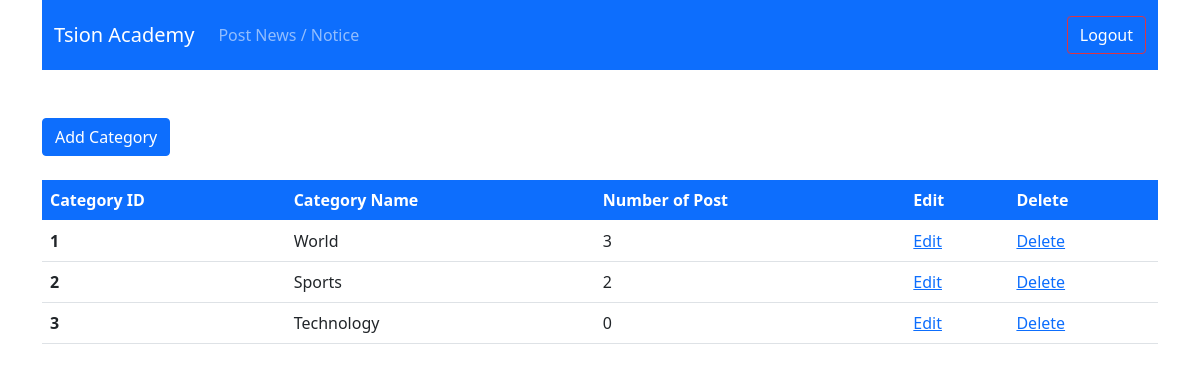
Screenshot of /category.php (signed in) with the database file from the repository.
### tables this page shows
CREATE TABLE `category` (
  `category_id` int(20) NOT NULL,
  `category_name` text NOT NULL,
  `number_of_post` int(11) NOT NULL
);

### category.php (the view, shortened to what this page needs)
<!DOCTYPE html>
<html lang="en">
<head>
    <link href="https://cdn.jsdelivr.net/npm/bootstrap@5.0.0-beta1/dist/css/bootstrap.min.css" rel="stylesheet">
</head>
<body class="container">
<nav class="navbar navbar-expand-lg navbar-dark bg-primary">
                    <div class="container">
                        <a class="navbar-brand text-white" href="#">Tsion Academy</a>
                        <div class="collapse navbar-collapse" id="navbarText">
                        <ul class="navbar-nav me-auto mb-2 mb-lg-0">
                            <li class="nav-item">
                            <a class="nav-link" aria-current="page" href="post.php">Post News / Notice</a>
                            </li>
                        </ul>
                        <span class="navbar-text text-white">
                            <a href="logout.php" class="btn btn-outline-danger">Logout</a>
                        </span>
                        </div>
                    </div>
                    </nav>
                    <br>
                    <br>
                    <a href="add_category.php" type="button" class="btn btn-primary">Add Category</a>
                    <br>
                    <br>
        <?php
        include "configure.php";
        $query = "SELECT * FROM category ORDER BY category_id ASC";
        $result = mysqli_query($connection,$query) or die("Failed");
        $count = mysqli_num_rows($result);
        if($count > 0){
    ?>
                    <div class="table-responsive">
                    <table class="table caption-top">
                    <thead class="bg-primary text-white">
                        <tr>
                        <th scope="col">Category ID</th>
                        <th scope="col">Category Name</th>
                        <th scope="col">Number of Post</th>
                        <th scope="col">Edit</th>
                        <th scope="col">Delete</th>
                        </tr>
                    </thead>
                    <tbody>
                    <?php
while($row = mysqli_fetch_assoc($result)){
?>
                    <tr>
                    <th scope="row"><?php echo $row['category_id'] ?></th>
                    <td><?php echo $row['category_name'] ?></td>
                    <td><?php echo $row['number_of_post'] ?></td>
                    <td><a href="edit_category.php?id=<?php echo $row['category_id'] ?>">Edit</a></td>
                    <td><a href="delete_category.php?id=<?php echo $row['category_id'] ?>">Delete</a></td>
                    </tr>
                    <?php } ?>
                    </tbody>
                    <?php } ?>
                    </table>
</body>
</html>

### rows the page displays
category: category_id "1", category_name "World", number_of_post "3"
category: category_id "2", category_name "Sports", number_of_post "2"
category: category_id "3", category_name "Technology", number_of_post "0"
